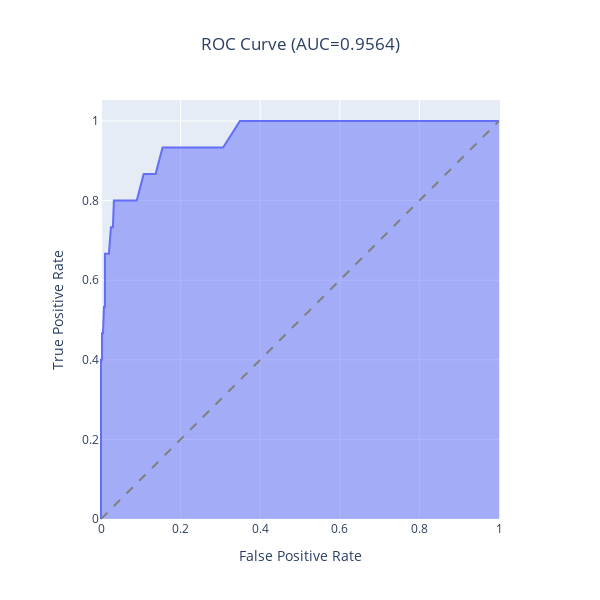

The notebook cell saved with this chart:
### Code cell
# CREATE ROC CURVE TO SELECT THRESHOLD

from eppi_text_classification.predict import predict_scores
from eppi_text_classification.plotly_roc import plotly_roc

y_test_pred_probs = predict_scores(model, X_test)
plotly_roc(y_test, y_test_pred_probs)

### Figure 1 — Plotly figure (JSON) as saved in the notebook; plotly's stock layout.template omitted (floating-point values rounded to 4 significant figures)
{"data": [{"customdata": [["inf"], ["0.86"], ["0.6633"], ["0.17"], ["0.1567"], ["0.15"], ["0.14"], ["0.1267"], ["0.12"], ["0.11"], ["0.1"], ["0.09667"], ["0.09"], ["0.08667"], ["0.08333"], ["0.08"], ["0.07667"], ["0.07333"], ["0.07"], ["0.06667"], ["0.06333"], ["0.05667"], ["0.05333"], ["0.04667"], ["0.04333"], ["0.04"], ["0.03667"], ["0.03333"], ["0.03"], ["0.02667"], ["0.02333"], ["0.02"], ["0.01667"], ["0.01333"], ["0.01"], ["0.006667"], ["0.003333"], ["0"]], "fillpattern": {"shape": ""}, "hovertemplate": "False Positive Rate=%{x}<br>True Positive Rate=%{y}<br>Threshold=%{customdata[0]}<extra></extra>", "legendgroup": "", "line": {"color": "#636efa"}, "marker": {"symbol": "circle"}, "mode": "lines", "name": "", "orientation": "v", "showlegend": false, "stackgroup": "1", "type": "scatter", "x": [0, 0, 0, 0, 0.002494, 0.002494, 0.004988, 0.007481, 0.009975, 0.009975, 0.01995, 0.02494, 0.02993, 0.03242, 0.03491, 0.04489, 0.05237, 0.06733, 0.08479, 0.08978, 0.1072, 0.1372, 0.1546, 0.1995, 0.2294, 0.2718, 0.3067, 0.3491, 0.4214, 0.4738, 0.5461, 0.606, 0.6733, 0.7581, 0.808, 0.8603, 0.9152, 1], "xaxis": "x", "y": [0, 0.2, 0.2667, 0.4, 0.4, 0.4667, 0.4667, 0.5333, 0.5333, 0.6667, 0.6667, 0.7333, 0.7333, 0.8, 0.8, 0.8, 0.8, 0.8, 0.8, 0.8, 0.8667, 0.8667, 0.9333, 0.9333, 0.9333, 0.9333, 0.9333, 1, 1, 1, 1, 1, 1, 1, 1, 1, 1, 1], "yaxis": "y"}], "layout": {"height": 600, "legend": {"tracegroupgap": 0}, "shapes": [{"line": {"color": "grey", "dash": "dash"}, "type": "line", "x0": 0, "x1": 1, "y0": 0, "y1": 1}], "title": {"text": "ROC Curve (AUC=0.9564)", "x": 0.5, "xanchor": "center"}, "width": 600, "xaxis": {"anchor": "y", "constrain": "domain", "domain": [0, 1], "title": {"text": "False Positive Rate"}}, "yaxis": {"anchor": "x", "domain": [0, 1], "scaleanchor": "x", "scaleratio": 1, "title": {"text": "True Positive Rate"}}}}
